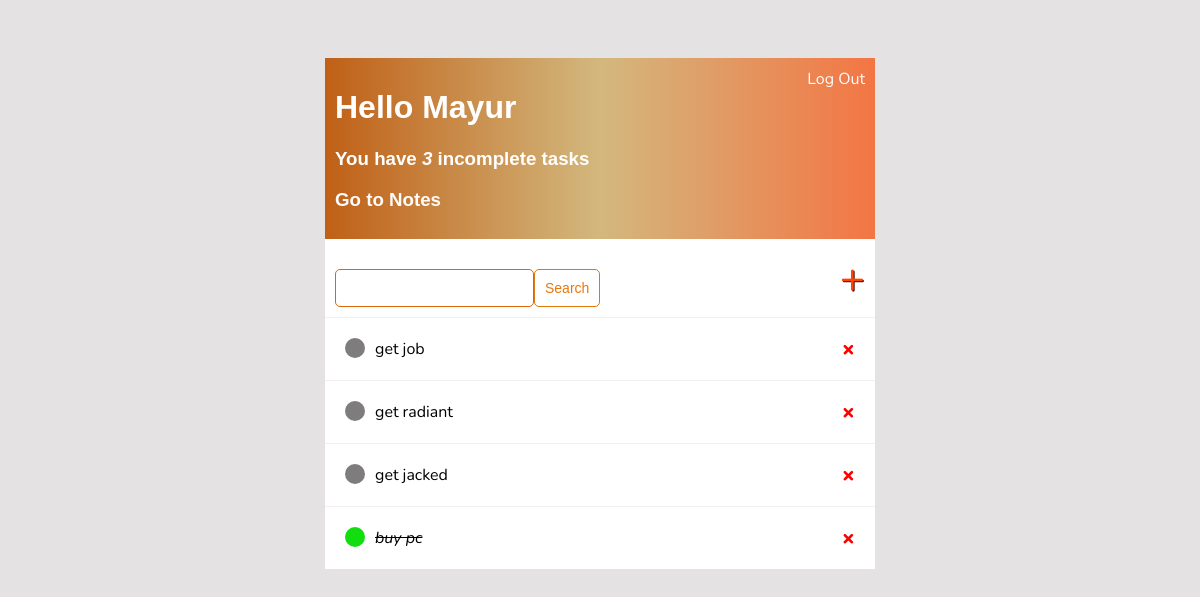
Page / (signed in) on the earlier database version.
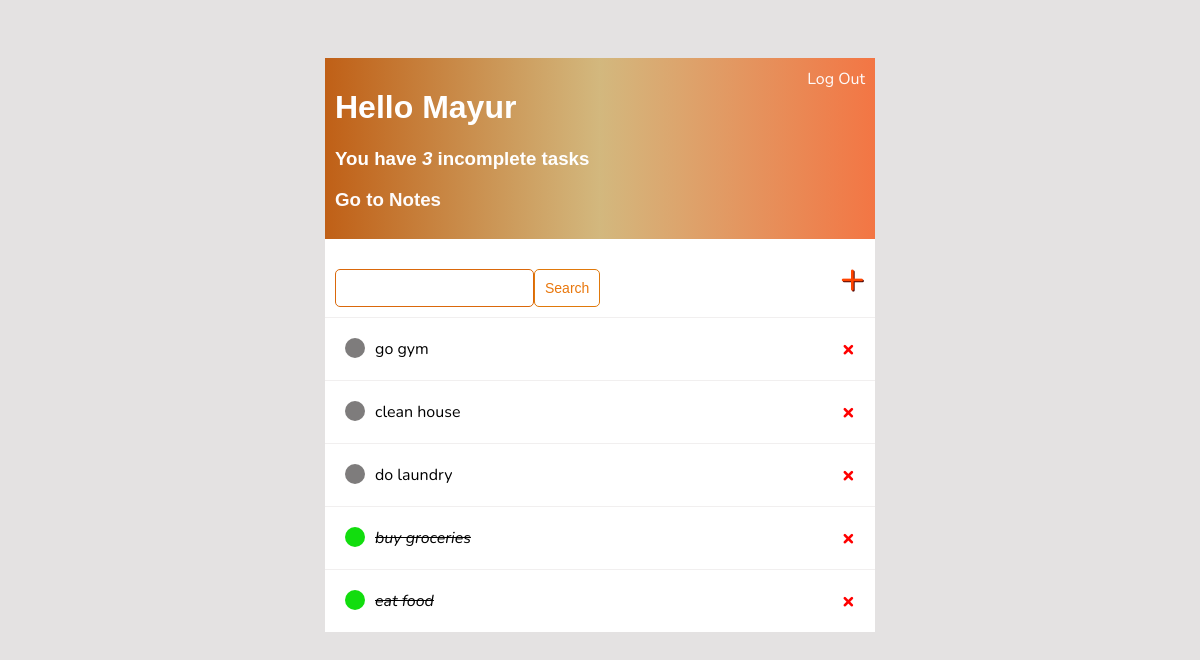
Same page on the later database version.
### base/models.py (models this page shows)
class Task(models.Model):
    user = models.ForeignKey(User, on_delete=models.CASCADE, null=True, blank=True)
    title = models.CharField(max_length=200)
    complete = models.BooleanField(default=False)
    created = models.DateTimeField(auto_now_add=True)
    def __str__(self):
        return self.title
    class Meta:
        ordering = ['complete']

### base/views.py (the view)
# urls.py: path('', TaskList.as_view(), name = 'tasks'),
class TaskList(LoginRequiredMixin, ListView):
    model = Task
    context_object_name = 'tasks'
    def get_context_data(self, **kwargs):
        context = super().get_context_data(**kwargs)
        context['tasks'] =  context['tasks'].filter(user=self.request.user)
        context['count'] =  context['tasks'].filter(complete=False).count()
        search_input = self.request.GET.get('search-area') or ''
        if search_input:
            context['tasks'] = context['tasks'].filter(title__icontains = search_input)
        context['search_input'] = search_input
        return context

### base/templates/base/task_list.html (shortened to what this page needs)
{% extends 'base/main.html' %}
{% block content %}
<!DOCTYPE html>
<html lang="en">
<head>
</head>
<body>
    <div class="header-bar">
        <div>
            <h1>Hello {{request.user|title}}</h1>
            <h3 style="margin: 0;">You have <i>{{count}}</i> incomplete task{{count|pluralize:"s"}}</h3>
            <h3><a href="{% url 'notes' %}">Go to Notes</a></h3>
        </div>
        {% if request.user.is_authenticated %}
        <a href="{% url 'logout' %}">Log Out</a>
        {% else %}
        <a href="{% url 'login' %}">Log In</a>
        {% endif %}
    </div>
    <div id="search-add-wrapper">
        <form method="GET" style="margin-top: 20px;display: flex;">
            <input type="text" name="search-area" value="{{search_input}}">
            <input class="button" type="submit" value="Search">
        </form>
        <a id= "add-link" href = "{% url 'task-create' %}">&#43;</a>
    </div>
    <div class="task-items-wrapper">
        {% for task in tasks %}
            <div class="task-wrapper">
                {% if task.complete %}
                    <div class="task-title">
                        <div class="task-complete-icon"></div>
                            <i><s><a href="{% url 'task-update' task.id %}">{{task|safe}}</a></s></i>
                    </div>
                <a class="delete-link" href = "{% url 'task-delete' task.id %}">&#215;</a>
                {% else %}
                <div class="task-title">
                    <div class="task-incomplete-icon"></div>
                        <a href="{% url 'task-update' task.id %}">{{task|safe}}</a>
                </div>
                <a class="delete-link" href = "{% url 'task-delete' task.id %}">&#215;</a>
                {% endif %}
            </div>
        {% endfor %}
    </div>
</body>
</html>
{% endblock content %}

### base/templates/base/main.html (shortened to what this page needs)
<!DOCTYPE html>
<html lang="en">
<head>
</head>
<body>
    <div class="container">
        {% block content %}
        {% endblock content %}
    </div>
</body>
</html>

### base/templates/base/main.html (style rules this page uses)
body { background-color: hsl(0, 5%, 89%); font-family: 'Nunito', sans-serif; padding-top: 50px; }
h1,h2,h3,h4,h5,h6 { font-family: 'Raleway', sans-serif; }
a,p { color: hsl(0, 2%, 58%); }
.container { max-width: 550px; margin: auto; background-color: hsl(0, 0%, 100%); }
.header-bar { display: flex; justify-content: space-between; color: white; padding: 10px; background: linear-gradient(90deg, hsl(26, 79%, 42%), hsl(41, 49%, 66%),hsl(17, 88%, 61%) 100%) }
.header-bar a { color: hsl(0, 50%, 99%); text-decoration: none; }
.task-wrapper { display: flex; align-items: center; justify-content: space-between; padding: 20px; background-color: hsl(0, 0%, 100%); border-top: 1px solid hsl(0, 7%, 94%); }
.task-title { display: flex; }
.task-title a { text-decoration: none; color: hsl(0, 0%, 0%); margin-left: 10px; }
.task-complete-icon { height: 20px; width: 20px; background-color: hsl(119, 88%, 46%); border-radius: 50%; }
.task-incomplete-icon { height: 20px; width: 20px; background-color: hsl(0, 1%, 49%); border-radius: 50%; }
.delete-link { text-decoration: none; font-weight: 900; color: red; font-size: 22px; line-height: 0; }
#search-add-wrapper { display: flex; justify-content: space-between; align-items: center; padding: 10px; }
#add-link { color: hsl(16, 100%, 50%); text-decoration: none; font-size: 42px; text-shadow: 1px 1px hsl(0, 78%, 17%); }
input[type=text], input[type=password], textarea { border: 1px solid hsl(27, 90%, 45%); border-radius: 5px; padding: 10px; width: 90%; }
.button { border: 1px solid hsl(31, 91%, 46%); background-color: rgb(255, 255, 255); color: hsl(29, 90%, 48%); padding: 10px; font-size: 14px; border-radius: 5px; cursor: pointer; text-decoration:none; }

Differences in the rows shown:
removed Task: title "get job"
removed Task: title "get radiant"
removed Task: title "get jacked"
removed Task: title "buy pc"
added Task: title "go gym"
added Task: title "clean house"
added Task: title "do laundry"
added Task: title "buy groceries"
added Task: title "eat food"
